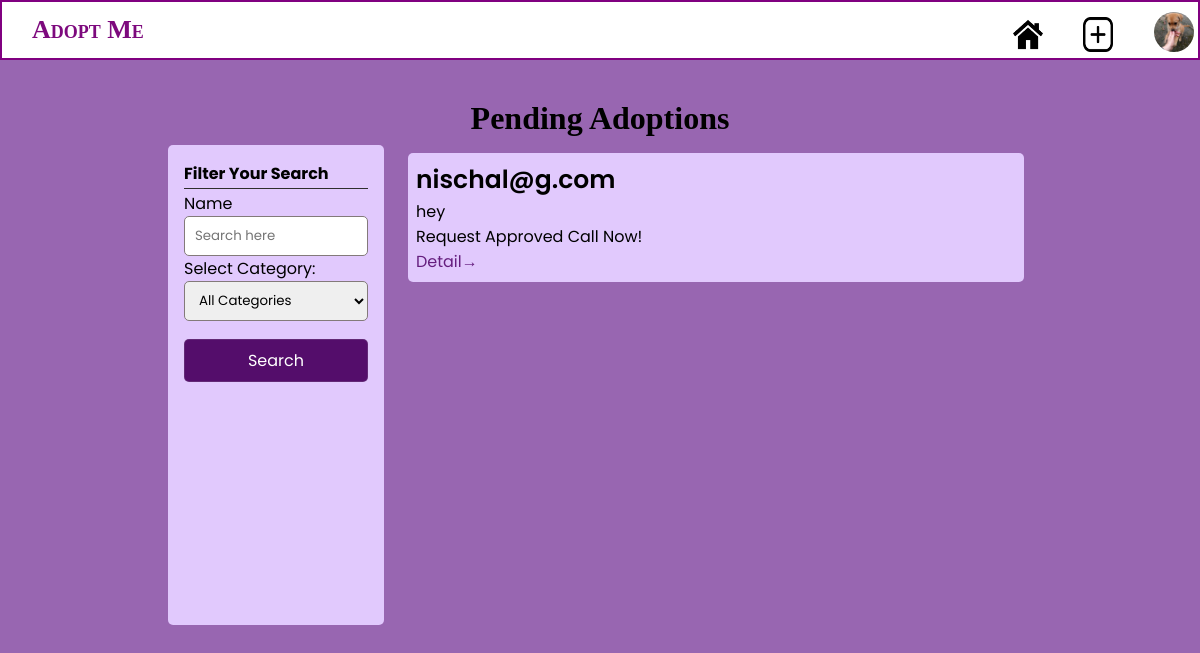
The app's page /pending-adoptions.php (signed in) with its own data.
### tables this page shows
CREATE TABLE `adoption_request` (
  `id` bigint(255) NOT NULL,
  `pet` int(11) NOT NULL,
  `requester` int(11) NOT NULL,
  `message` text NOT NULL,
  `status` int(1) NOT NULL DEFAULT 0
);

CREATE TABLE `user` (
  `id` int(10) UNSIGNED NOT NULL COMMENT 'User Id',
  `username` varchar(50) NOT NULL COMMENT 'username',
  `email` varchar(200) NOT NULL COMMENT 'email',
  `password` varchar(1000) NOT NULL COMMENT 'password',
  `active` int(10) UNSIGNED NOT NULL DEFAULT 1,
  `email_verified` int(11) NOT NULL DEFAULT 0,
  `role` int(11) NOT NULL DEFAULT 1
);

### includes/function.php (called while the page is built, shortened)
<?php
require_once('database.php');
function myPendingRequests()
{
    global $conn;
    $sql = $conn->prepare('SELECT * FROM adoption_request INNER JOIN `user` ON (SELECT helper_id FROM pets WHERE id=`adoption_request`.`pet`)=`user`.`id` WHERE requester = ?');
    $sql->bind_param('i', $_SESSION['user']['id']);
    $sql->execute();
    $result = $sql->get_result();
    return $result;
}

### partials/category_inp.php (the view, shortened to what this page needs)
<label for='category'>Select Category:</label>
<select id='create-help-category' class='search-input input' name='category'>
    <option value=''>All Categories</option>
</select>

### pending-adoptions.php (shortened to what this page needs)
<?php
include './includes/function.php';
?>
<!DOCTYPE html>
<html lang="en">
<head>
    <link rel="stylesheet" href="./styles/main.css">
    <link rel="stylesheet" href="./styles/nav.css">
    <link rel="stylesheet" href="./styles/list.css">
</head>
<body>
    <?php include("./partials/nav.php") ?>
    <div class="container">
        <div class="title">
            <h1>Pending Adoptions</h1>
        </div>
        <div class="data-section">
            <div class="sidebar">
                <?php
                include("partials/search_sidebar.php");
                ?>
            </div>
            <div class="helplist-container" autofocus>
                <?php
                $requests = myPendingRequests();
                while ($request = mysqli_fetch_array($requests)) {
                ?>
                    <div class='help-item'>
                        <div class='help-title'>
                            <h3><?= $request['email'] ?></h3>
                        </div>
                        <div class='help-description'>
                            <p><?= $request['message'] ?></p>
                        </div>
                        <div class='help-description'>
                            <?php if ($request['status'] == 0) : ?>
                                Request Pending
                            <?php elseif ($request['status'] == 1) : ?>
                                Request Approved Call Now!
                            <?php else : ?>
                                Request Denied!
                            <?php endif ?>
                        </div>
                        <div class="view-more"><a href="./help-detail.php?help_id=<?= $request['pet'] ?>" class="">Detail&rarr;</a></div>
                    </div>
                <?php
                }
                ?>
            </div>
        </div>
    </div>
</body>
</html>

### styles/main.css (style rules this page uses)
* { --primary: #8347b5; --secondary: #ffffff; --primary-green: #227027; --secondary-green: #90f096; --primary-red: #a81b0e; --secondary-red: #ff7a73; --meta: rgb(0, 93, 168); --focus-light: rgba(163, 211, 226, 0.897); --primary-btn-active: #ffffff; padding: 0px; margin: 0px; font-family: "Poppins", "Segoe UI", Tahoma, Geneva, Verdana, sans-serif; box-sizing: border-box; }
.container { padding: 100px 10rem 0px 10rem; }
a { text-decoration: none; color: #651e7e; }
.input, input { float: left; min-height: 3em; width: 100%; border-radius: 5px; border: 0.1em solid rgb(131, 122, 122); padding: 0px 1em 0px 1em; }
body { background-color: white; }

### styles/nav.css (style rules this page uses)
* { margin: 0; padding: 0; }
body { height: 100vh; background-color: rgb(152, 102, 177); background-size: cover; background-position: center; }

### styles/list.css (style rules this page uses)
.title { text-align: center; color: rgba(243, 233, 245, 0.795); align-content: center; }
.title h1 { font-family: cursive; color: black; }
.data-section { display: flex; flex-wrap: wrap; padding: 0.5em; }
.sidebar { flex: 1 1 25%; background-color: #e1c9fd; height: 60vh; padding: 1rem; border-radius: 5px; }
.helplist-container, .related-helps { flex: 1 1 75%; height: 75vh; min-width: 60%; background-color: transparent; border-radius: 5px; overflow-y: scroll; padding: 0px 0px 0px 1rem; }
.help-item { min-height: 10vh; background-color: #e1c9fd; margin: 1vh; padding: 1vh; border-radius: 5px; }
.search-input { padding: 0px 10px 0px 10px; }
.help-title > * { font-weight: 600; font-size: 25px; }

### records on screen
adoption_request: user.email "nischal@g.com", message "hey", status "Request Approved Call Now!"
